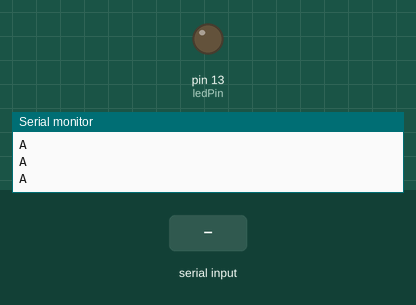
The sketch below on a simulated Arduino Uno, built with avr-gcc and run on an emulated ATmega328P. Parts: output pins drawn as LEDs (lit = HIGH), the last lines printed to the serial monitor. The inputs (shaded band) are chosen by the test bench.

Above: at 1.0 s.
1.1 s: "1" received over Serial
At 1.9 s:
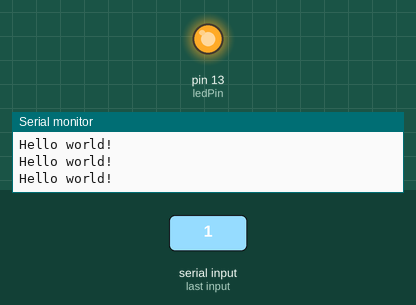
Timing chart, 0 to 4.1 s (numbered marks = the images above; inputs shaded):
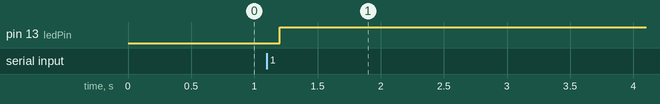

Measured:
- after the input at 1.1 s, pin 13 (ledPin): LOW → HIGH after 0.10 s

The sketch:

arduino_shaking_hands.ino
```cpp
char val;    //store a 1 byte character
int ledPin = 13;
boolean ledState = LOW;

void setup(){
  pinMode(ledPin, OUTPUT);
  Serial.begin(9600);
  establishContact();    //send a byte to establish contact until receiver responds
}

void loop(){
  if(Serial.available()>0){ //if data is available to read
    val = Serial.read();   //read serial port and store in "val"
    if(val == '1'){
      ledState = !ledState;//toggle ledState
      digitalWrite(ledPin, HIGH/*ledState*/);
    }
    delay(100);
  }
  else{
    //digitalWrite(ledPin, LOW);
    Serial.println("Hello world!");
    delay(50);
  }
}

void establishContact(){
  while(Serial.available()<=0){  //while serial connection isn't available
    Serial.println("A"); //send string "A"
    delay(300);
  }
}
```
